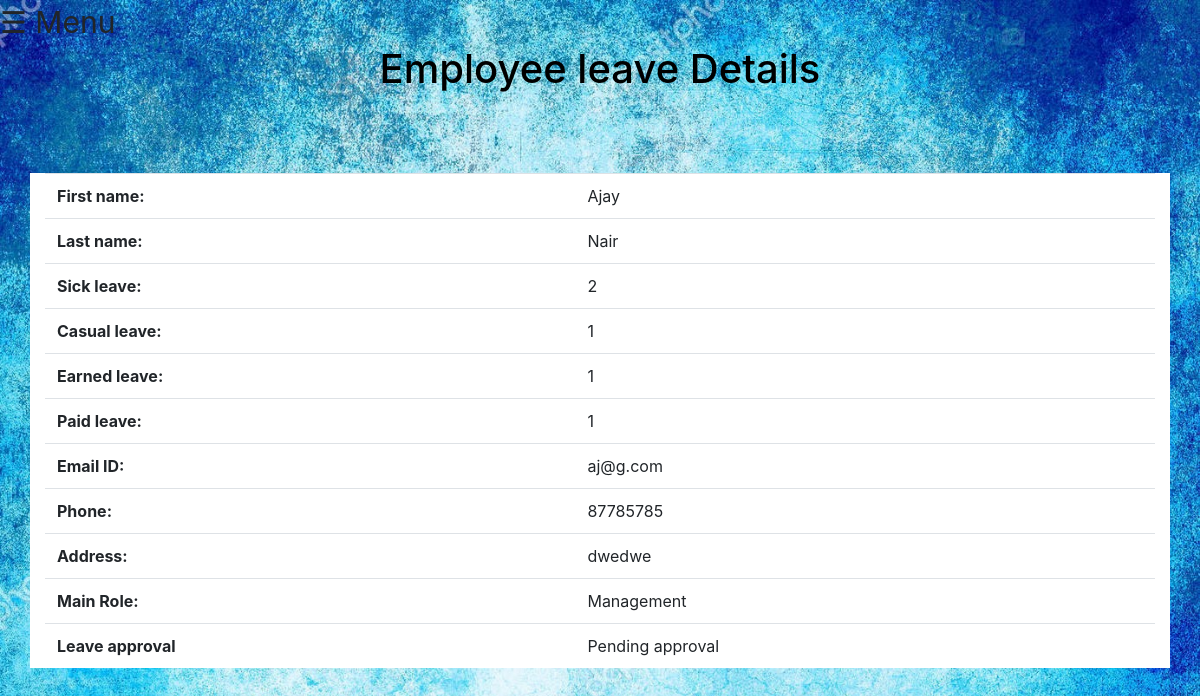
Before: /leaveremain.php (signed in) with the older database file.
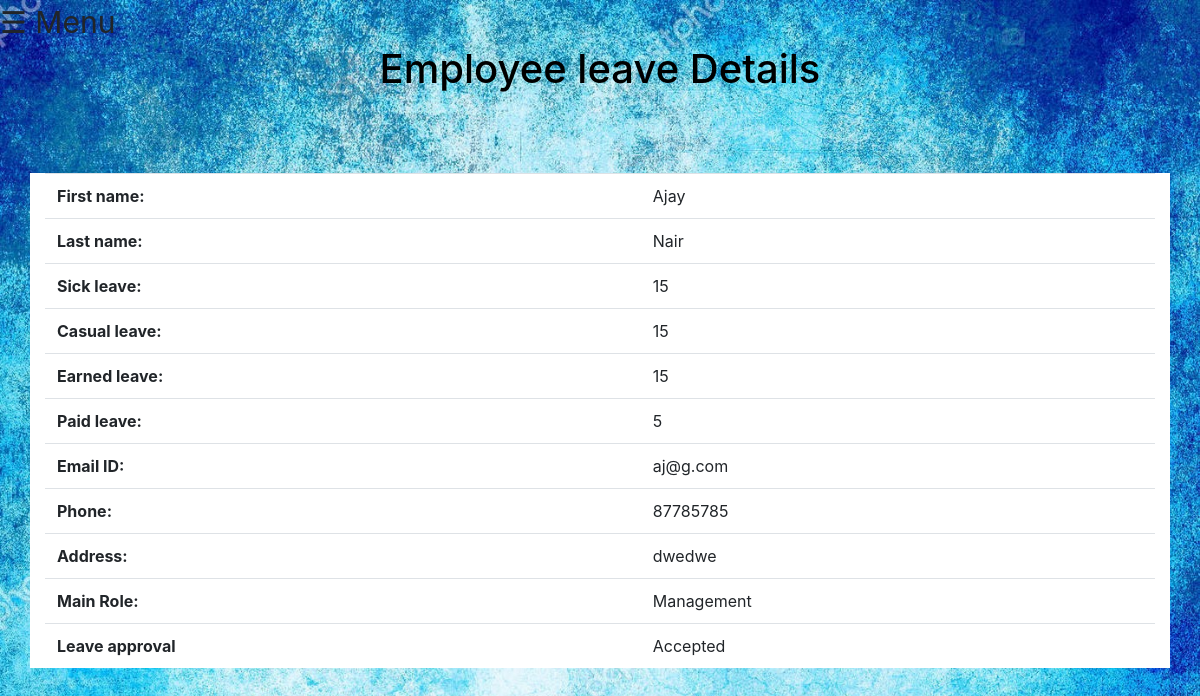
After: the same page with the newer database file.
### tables this page shows
CREATE TABLE `leave` (
  `leave_id` int(11) NOT NULL,
  `sickleave` int(11) DEFAULT NULL,
  `earnleave` int(11) DEFAULT NULL,
  `casualleave` int(11) DEFAULT NULL,
  `nationalfesholiday` int(11) DEFAULT NULL,
  `paidleave` int(11) DEFAULT NULL,
  `leavereason` text DEFAULT NULL,
  `leaveapproval` varchar(50) DEFAULT 'Pending approval',
  `leavetype` varchar(50) DEFAULT NULL,
  `reqleave` int(11) DEFAULT NULL
);

CREATE TABLE `addemploy` (
  `Employ_ID` int(11) NOT NULL,
  `fname` varchar(45) DEFAULT NULL,
  `mname` varchar(45) DEFAULT NULL,
  `lname` varchar(45) DEFAULT NULL,
  `qualify` varchar(45) DEFAULT NULL,
  `blood` varchar(45) DEFAULT NULL,
  `email` varchar(45) DEFAULT NULL,
  `phone` varchar(20) DEFAULT NULL,
  `exp` varchar(45) DEFAULT NULL,
  `department` varchar(45) DEFAULT NULL,
  `designation` varchar(45) DEFAULT NULL,
  `addr` varchar(45) DEFAULT NULL,
  `Password` varchar(45) NOT NULL,
  `MainRole` varchar(45) NOT NULL
);

### leaveremain.php (the view, shortened to what this page needs)
<?php
 include('bootstrap.php');
include 'configall.php';
$stmt = $pdo->prepare("SELECT `addemploy`.*, `leave`.*\n"
    . "FROM `addemploy` \n"
    . "	LEFT JOIN `leave` ON `leave`.`leave_id` = `addemploy`.`Employ_ID` WHERE `leave`.`leave_id` = :xyz");
$stmt->execute(array(":xyz" => $_SESSION['user_id']));
$row = $stmt->fetch(PDO::FETCH_ASSOC);
$fn = htmlentities($row['fname']);
$ln = htmlentities($row['lname']);
$sl = htmlentities($row['sickleave']);
$cl = htmlentities($row['casualleave']);
$pl = htmlentities($row['paidleave']);
$el = htmlentities($row['earnleave']);
$e = htmlentities($row['email']);
$ph = htmlentities($row['phone']);
$a = htmlentities($row['addr']);
$ma = htmlentities($row['MainRole']);
$la = htmlentities($row['leaveapproval']);
 ?>
<!DOCTYPE html>
<html>
    <head>
        <link rel="stylesheet" type="text/css" href="viewemploy.css?v=<?php echo time(); ?>">
        <link rel="stylesheet" href="https://maxcdn.bootstrapcdn.com/bootstrap/4.5.2/css/bootstrap.min.css">
        <link rel="stylesheet" href="https://maxcdn.bootstrapcdn.com/bootstrap/4.5.2/css/bootstrap.min.css">
    </head>
    <body>
    <div class="side">
        <span style="font-size:30px;cursor:pointer" onclick="openNav()">&#9776; Menu</span>
    <div>
    <div class="heading">
      <center><h2>Employee leave Details</h2></center>
    </div>
    <br><br><br>
    <div class="container">
      <table class="table table-hover" style="width:100%">
        <tr>
          <th>First name:</th>
          <td><?= $fn ?></td>
        </tr>
        <tr>
          <th>Last name:</th>
          <td><?= $ln ?></td>
        </tr>
        <tr>
          <th>Sick leave:</th>
          <td><?= $sl ?></td>
          </tr>
          <tr>
          <th>Casual leave:</th>
          <td><?= $cl ?></td>
        </tr>
        <tr>
          <th>Earned leave:</th>
          <td><?= $el ?></td>
        </tr>
        <tr>
          <th>Paid leave:</th>
          <td><?= $pl ?></td>
        </tr>
        <tr>
          <th>Email ID:</th>
          <td><?= $e ?></td>
        </tr>
        <tr>
          <th>Phone:</th>
          <td><?= $ph ?></td>
        </tr>
        <tr>
          <th>Address:</th>
          <td><?= $a ?></td>
        </tr>
        <tr>
          <th>Main Role:</th>
          <td><?= $ma ?></td>
        </tr>
		<tr>
		  <th>Leave approval</th>
		  <td><?= $la ?></td>
		</tr>
    </table>
  </div>
    </body>
</html>

### bootstrap.php (shortened to what this page needs)
<link rel="stylesheet" href="https://maxcdn.bootstrapcdn.com/bootstrap/4.5.2/css/bootstrap.min.css">
<link rel="stylesheet" href="https://maxcdn.bootstrapcdn.com/bootstrap/4.5.2/css/bootstrap.min.css">

### viewemploy.css (style rules this page uses)
body { background: url(bgImage7.jpg); margin:0; padding:0; background-size: cover; font-family: Arial; }
.heading h2 { font-size: 40px; color: black; }
body { font-family: 'Montserrat', sans-serif; font-weight: bold; }
.container { background-color: white; }

Changed rows visible on the page:
changed leave "Ajay": sickleave "2" → "15"; casualleave "1" → "15"; earnleave "1" → "15"; paidleave "1" → "5"; leaveapproval "Pending approval" → "Accepted"
